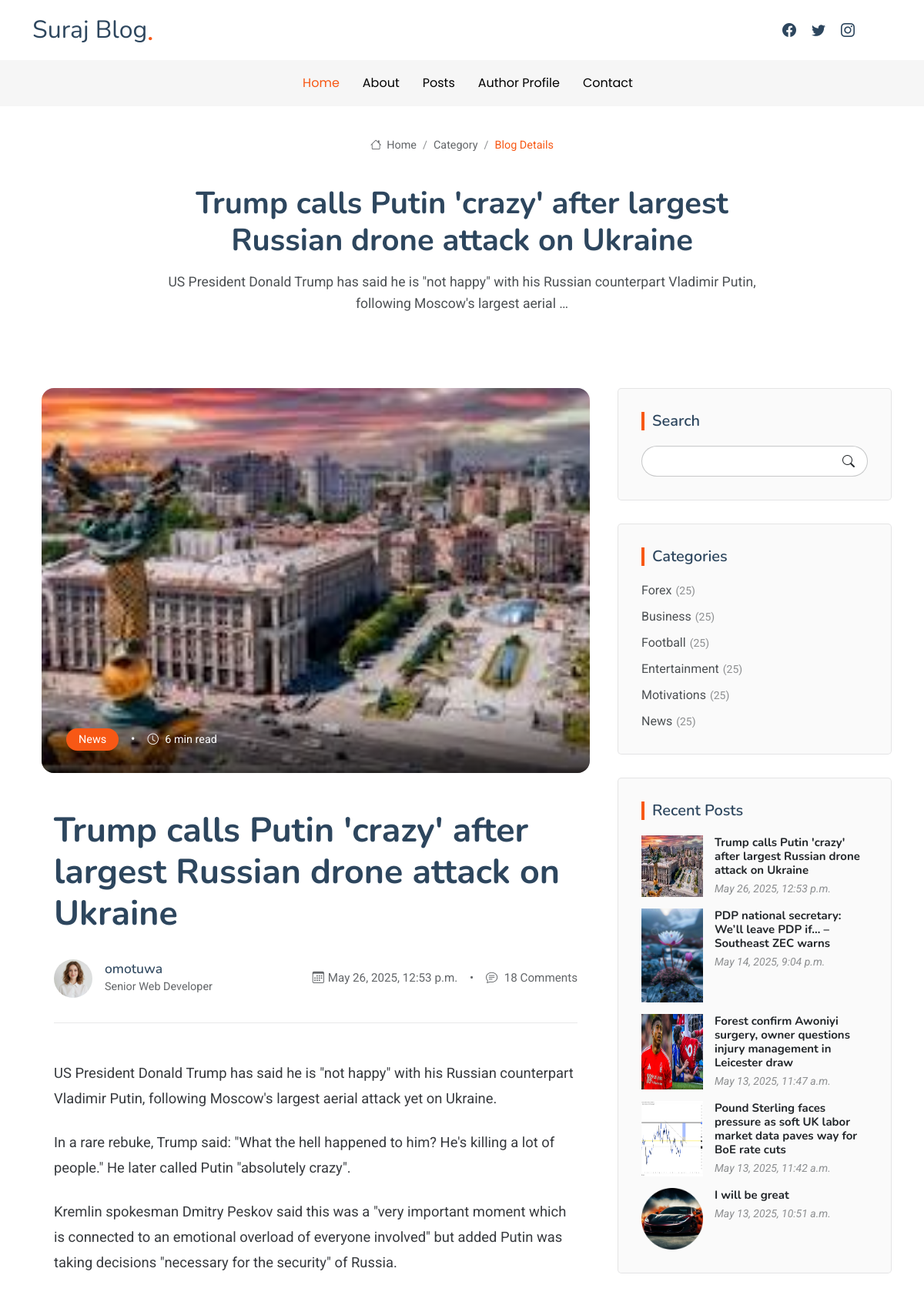
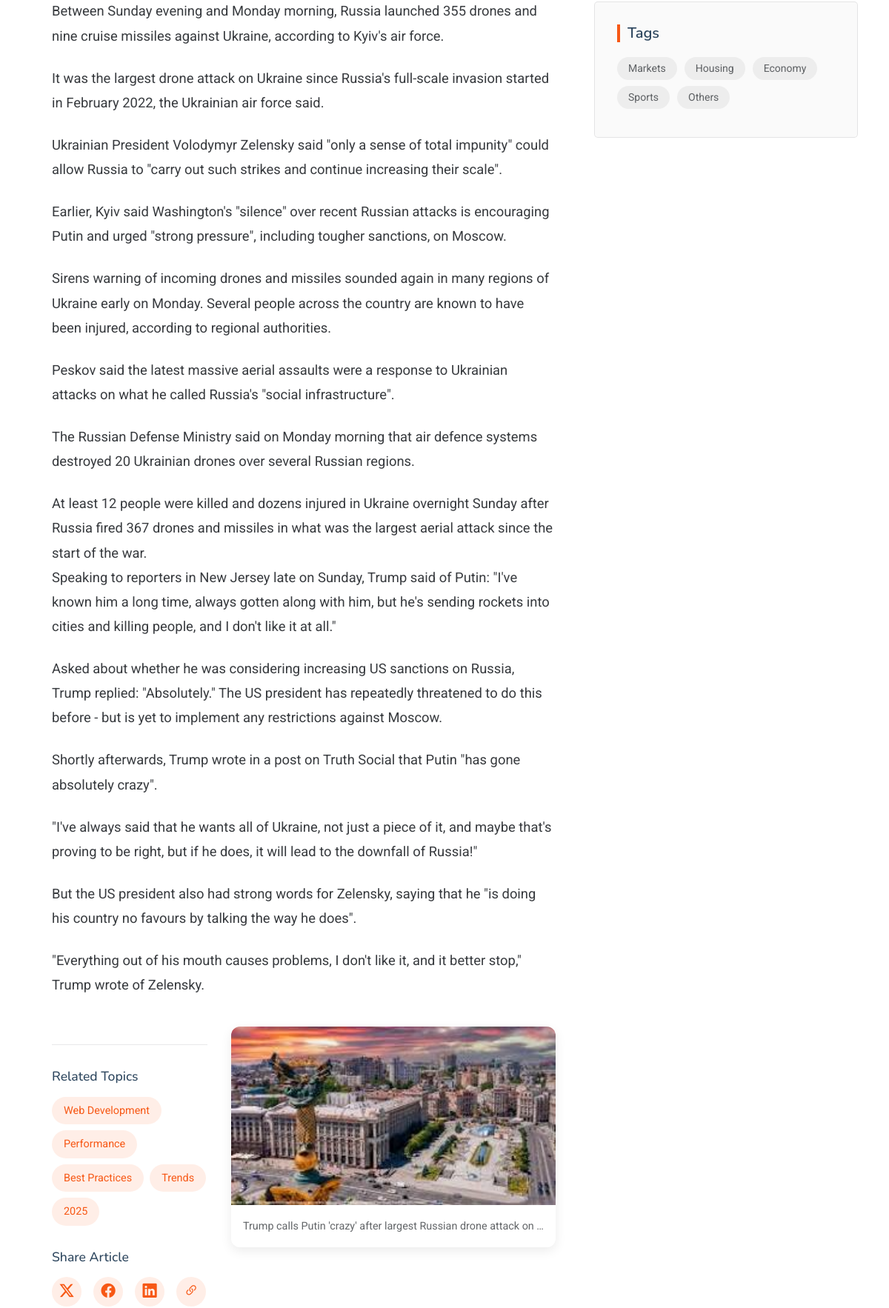
The page /blog_details/14/ (upper part) on the database its author committed (2 pictures, top to bottom).
### Blog7/models.py (models this page shows, shortened)
class Posts(models.Model):
    author = models.CharField(max_length=100)
    title = models.CharField(max_length=200)
    content = models.TextField()
    image = models.ImageField(upload_to='posts/')
    tags = models.ManyToManyField(Tag)
    category = models.ForeignKey(Category, on_delete=models.CASCADE)
    date_posted = models.DateTimeField(auto_now_add =True)

class Category(models.Model):
    name = models.CharField(max_length=300)

class Tag(models.Model):
    name = models.CharField(max_length=50)

### Blog7/views.py (the view, shortened to what this page needs)
# urls.py: path('blog_details/<int:pk>/', views.blog_details, name='blog_details'),
def blog_details(request, pk):
    posts = get_object_or_404(Posts, pk=pk)
    category = Category.objects.all()
    tag = Tag.objects.all()
    recent_posts = Posts.objects.order_by('-id')[:5]
    comments = Comment.objects.filter(posts=posts, parent__isnull=True).order_by('-created_at')
    return render(request, 'blog/blog-details.html',{
        'posts': posts,
        'category': category,
        'tag': tag,
        'recent_posts': recent_posts,
        'comments': comments,
    })

### Blog7/templates/blog/blog-details.html (shortened to what this page needs)
{% extends "blog/base.html" %}
{% load static %}
{% block content %}
  <main class="main">
    <div class="page-title">
      <div class="breadcrumbs">
        <nav aria-label="breadcrumb">
          <ol class="breadcrumb">
            <li class="breadcrumb-item"><a href="{% url "home" %}"><i class="bi bi-house"></i> Home</a></li>
            <li class="breadcrumb-item"><a href="{% url "category" %}">Category</a></li>
            <li class="breadcrumb-item active current">Blog Details</li>
          </ol>
        </nav>
      </div>
      <div class="title-wrapper">
        <h1>{{posts.title}}</h1>
        <p>{{posts.content|truncatewords:20}}</p>
      </div>
    </div>
    <div class="container">
      <div class="row">
        <div class="col-lg-8">
          <section id="blog-details" class="blog-details section">
            <div class="container" data-aos="fade-up">
              <article class="article">
                <div class="hero-img" data-aos="zoom-in">
                  {% if posts.image %}
                  <img src="{{posts.image.url}}" alt="Featured blog image" class="img-fluid" loading="lazy">
                  {% endif %}
                  <div class="meta-overlay">
                    <div class="meta-categories">
                      <a href="#" class="category">{{posts.category.name}}</a>
                      <span class="divider">•</span>
                      <span class="reading-time"><i class="bi bi-clock"></i> 6 min read</span>
                    </div>
                  </div>
                </div>
                <div class="article-content" data-aos="fade-up" data-aos-delay="100">
                  <div class="content-header">
                    <h1 class="title">{{posts.title}}</h1>
                    <div class="author-info">
                      <div class="author-details">
                        <img src="{% static 'blog/img/person/person-f-8.webp' %}" alt="Author" class="author-img">
                        <div class="info">
                          <h4>{{posts.author}}</h4>
                          <span class="role">Senior Web Developer</span>
                        </div>
                      </div>
                      <div class="post-meta">
                        <span class="date"><i class="bi bi-calendar3"></i>{{posts.date_posted}}</span>
                        <span class="divider">•</span>
                        <span class="comments"><i class="bi bi-chat-text"></i> 18 Comments</span>
                      </div>
                    </div>
                  </div>
                  <div class="content">
                    {% if posts.content %}
                      {{posts.content|linebreaks}}
                     {% else %}
                      <p>No content available</p>
                    {% endif %}
                    <div class="content-image right-aligned">
                      {% if posts.image %}
                      <img src="{{posts.image.url}}" class="img-fluid" alt="Modern web development tools" loading="lazy">
                      {% endif %}
                      <figcaption>{{posts.title |truncatewords:10}}</figcaption>
                    </div>
                  </div>
                  <div class="meta-bottom">
                    <div class="tags-section">
                      <h4>Related Topics</h4>
                      <div class="tags">
                        <a href="#" class="tag">Web Development</a>
                        <a href="#" class="tag">Performance</a>
                        <a href="#" class="tag">Best Practices</a>
                        <a href="#" class="tag">Trends</a>
                        <a href="#" class="tag">2025</a>
                      </div>
                    </div>
                    <div class="share-section">
                      <h4>Share Article</h4>
                      <div class="social-links">
                        <a href="#" class="twitter"><i class="bi bi-twitter-x"></i></a>
                        <a href="#" class="facebook"><i class="bi bi-facebook"></i></a>
                        <a href="#" class="linkedin"><i class="bi bi-linkedin"></i></a>
                        <a href="#" class="copy-link" title="Copy Link"><i class="bi bi-link-45deg"></i></a>
                      </div>
                    </div>
                  </div>
                </div>
              </article>
            </div>
          </section>
        </div>
        <div class="col-lg-4 sidebar">
          <div class="widgets-container" data-aos="fade-up" data-aos-delay="200">
            <div class="search-widget widget-item">
              <h3 class="widget-title">Search</h3>
              <form action="{% url "search_results" %}" method= "GET">
                <input type="text">
                <button type="submit" title="Search"><i class="bi bi-search"></i></button>
              </form>
            </div>
            <div class="categories-widget widget-item">
              <h3 class="widget-title">Categories</h3>
              <ul class="mt-3">
                {% for category in category %}
                <li><a href="#">{{category.name}}<span>(25)</span></a></li>
                {% endfor %}
              </ul>
            </div>
            <div class="recent-posts-widget widget-item">
              <h3 class="widget-title">Recent Posts</h3>
              {% for recent_posts in recent_posts  %}
                <div class="post-item">
                  {% if recent_posts.image.url %}
                  <img src="{{recent_posts.image.url}}" alt="{{recent_posts.title}}" class="flex-shrink-0">
                  {% endif %}
                  <div>
                    <h4><a href="{% url "blog_details" recent_posts.id %}">{{recent_posts.title}}</a></h4>
                    <time datetime="2020-01-01">{{recent_posts.date_posted}}</time>
                  </div>
                </div>
              {% endfor %}
            </div>
            <div class="tags-widget widget-item">
              <h3 class="widget-title">Tags</h3>
              <ul>
                {% for tag in tag %}
                <li><a href="#">{{tag.name}}</a></li>
                {% endfor %}
              </ul>
            </div>
          </div>
        </div>
      </div>
    </div>
  </main>
{% endblock %}

### rows shown on the page
Posts: title "Trump calls Putin 'crazy' after largest Russian drone attack on Ukraine", content "US President Donald Trump has said he is \"not happy\" with his Russian counterpart Vladimir Putin, following Moscow's largest aerial …", image (picture), category.name "News", author "omotuwa", date_posted "May 26, 2025, 12:53 p.m.", content "US President Donald Trump has said he is \"not happy\" with his Russian counterpart Vladimir Putin, following Moscow's largest aerial attack yet on Ukraine. In a rare rebuke, Trump said: \"What the hell happened to him? He's killing a lot of people.\" He later called Putin \"absolutely crazy\". Kremlin spokesman Dmitry Peskov said this was a \"very important moment which is connected to an emotional overload of everyone involved\" but added Putin was taking decisions \"necessary for the security\" of Russia. Between Sunday evening and Monday morning, Russia launched 355 drones and nine cruise missiles against Ukraine, according to Kyiv's air force. It was the largest drone attack on Ukraine since…", title "Trump calls Putin 'crazy' after largest Russian drone attack on …"
Category: name "Forex"
Category: name "Business"
Category: name "Football"
Category: name "Entertainment"
Category: name "Motivations"
Category: name "News"
Posts: image (picture), title "PDP national secretary: We’ll leave PDP if… – Southeast ZEC warns", date_posted "May 14, 2025, 9:04 p.m."
Posts: image (picture), title "Forest confirm Awoniyi surgery, owner questions injury management in Leicester draw", date_posted "May 13, 2025, 11:47 a.m."
Posts: image (picture), title "Pound Sterling faces pressure as soft UK labor market data paves way for BoE rate cuts", date_posted "May 13, 2025, 11:42 a.m."
Posts: image (picture), title "I will be great", date_posted "May 13, 2025, 10:51 a.m."
Tag: name "Markets"
Tag: name "Housing"
Tag: name "Economy"
Tag: name "Sports"
Tag: name "Others"
